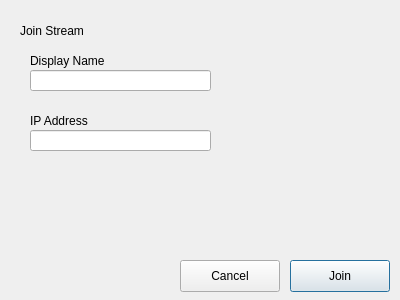
<?xml version="1.0" encoding="UTF-8"?>
<ui version="4.0">
 <class>JoinStreamWindow</class>
 <widget class="QDialog" name="JoinStreamWindow">
  <property name="geometry">
   <rect>
    <x>0</x>
    <y>0</y>
    <width>400</width>
    <height>300</height>
   </rect>
  </property>
  <property name="windowTitle">
   <string>Dialog</string>
  </property>
  <widget class="QLineEdit" name="displayNameTextEdit">
   <property name="geometry">
    <rect>
     <x>30</x>
     <y>70</y>
     <width>181</width>
     <height>21</height>
    </rect>
   </property>
  </widget>
  <widget class="QPushButton" name="cancelButton">
   <property name="geometry">
    <rect>
     <x>180</x>
     <y>260</y>
     <width>100</width>
     <height>32</height>
    </rect>
   </property>
   <property name="text">
    <string>Cancel</string>
   </property>
  </widget>
  <widget class="QPushButton" name="joinButton">
   <property name="geometry">
    <rect>
     <x>290</x>
     <y>260</y>
     <width>100</width>
     <height>32</height>
    </rect>
   </property>
   <property name="text">
    <string>Join</string>
   </property>
   <property name="default">
    <bool>true</bool>
   </property>
  </widget>
  <widget class="QLabel" name="joinStreamLabel">
   <property name="geometry">
    <rect>
     <x>20</x>
     <y>10</y>
     <width>91</width>
     <height>41</height>
    </rect>
   </property>
   <property name="text">
    <string>Join Stream</string>
   </property>
  </widget>
  <widget class="QLabel" name="displayNameLabel">
   <property name="geometry">
    <rect>
     <x>30</x>
     <y>40</y>
     <width>91</width>
     <height>41</height>
    </rect>
   </property>
   <property name="text">
    <string>Display Name</string>
   </property>
  </widget>
  <widget class="QLineEdit" name="ipAddressTextEdit">
   <property name="geometry">
    <rect>
     <x>30</x>
     <y>130</y>
     <width>181</width>
     <height>21</height>
    </rect>
   </property>
  </widget>
  <widget class="QLabel" name="ipAddressLabel">
   <property name="geometry">
    <rect>
     <x>30</x>
     <y>100</y>
     <width>91</width>
     <height>41</height>
    </rect>
   </property>
   <property name="text">
    <string>IP Address</string>
   </property>
  </widget>
 </widget>
 <resources/>
 <connections/>
</ui>
